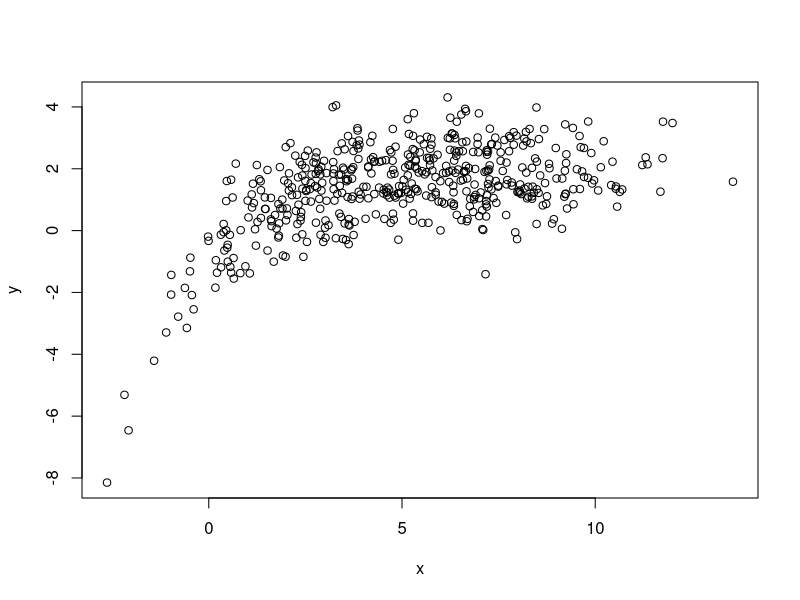
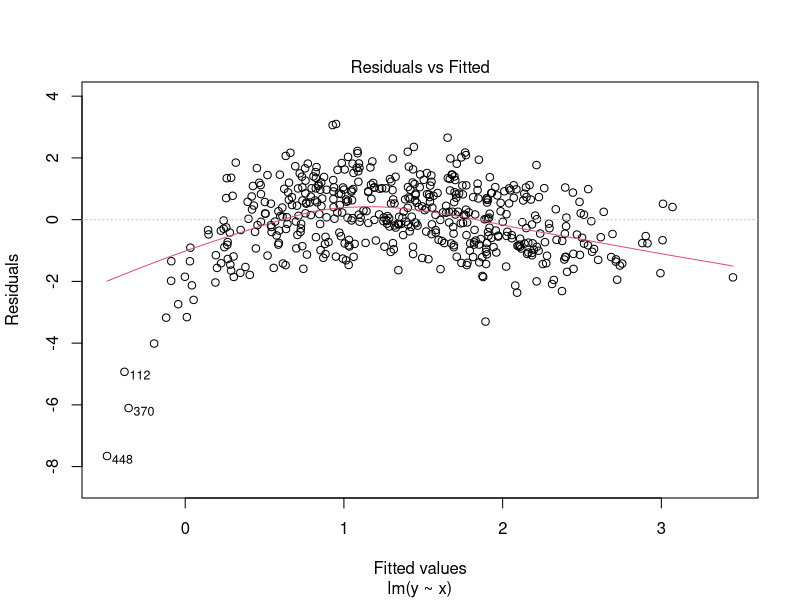
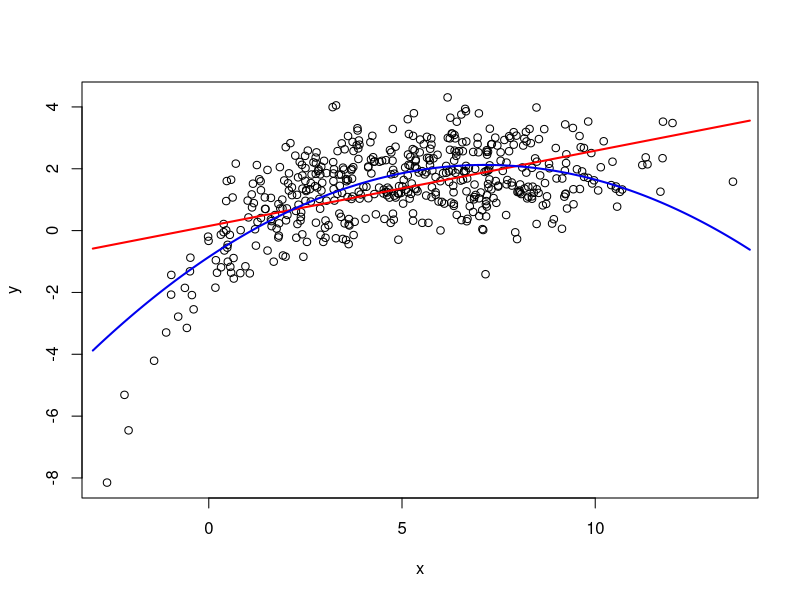
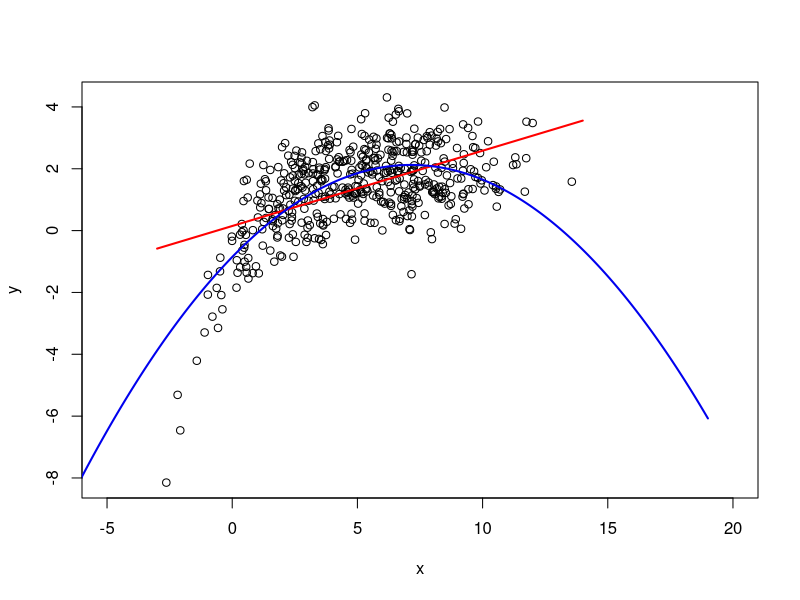
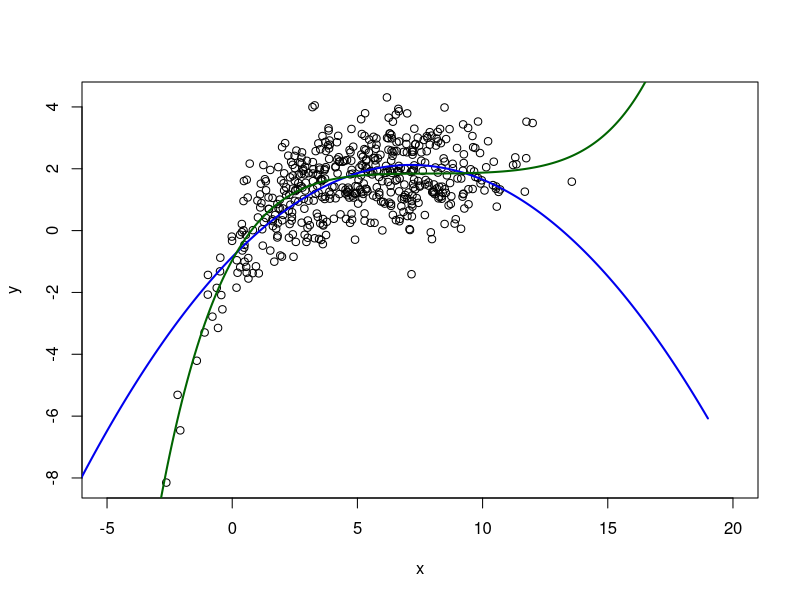
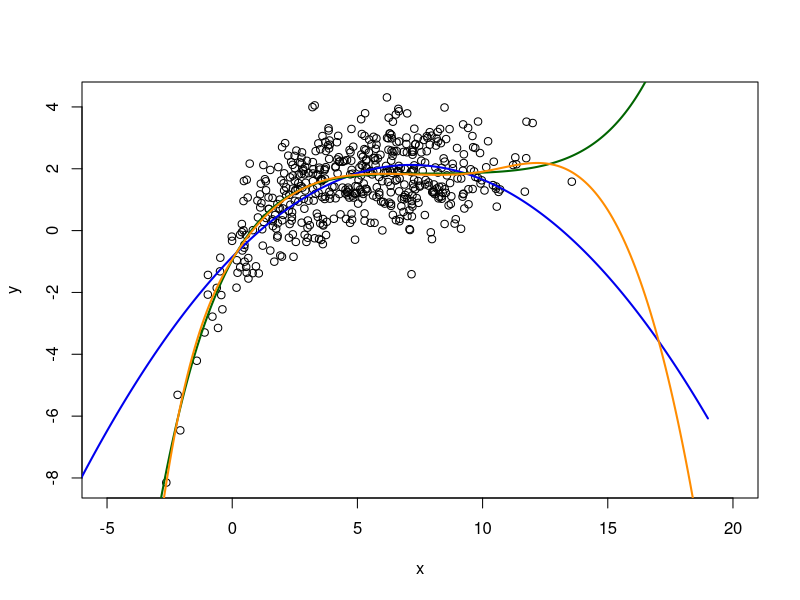
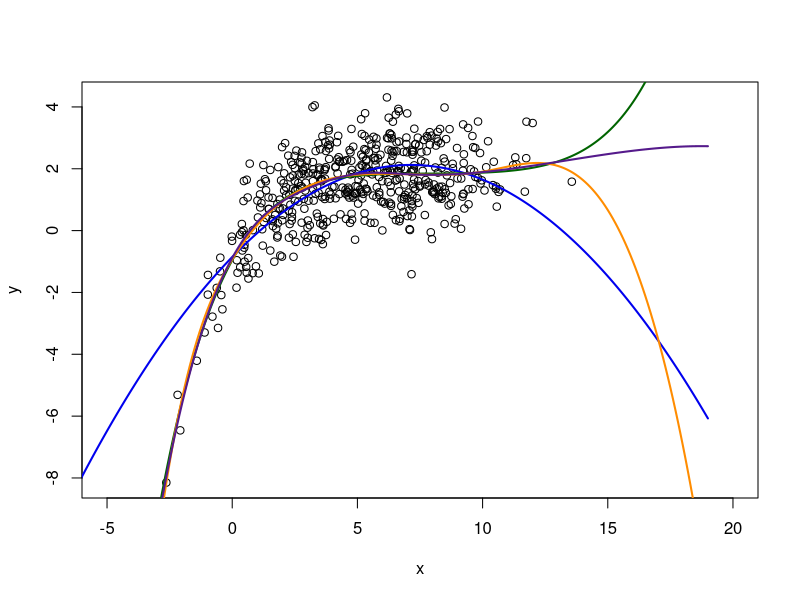
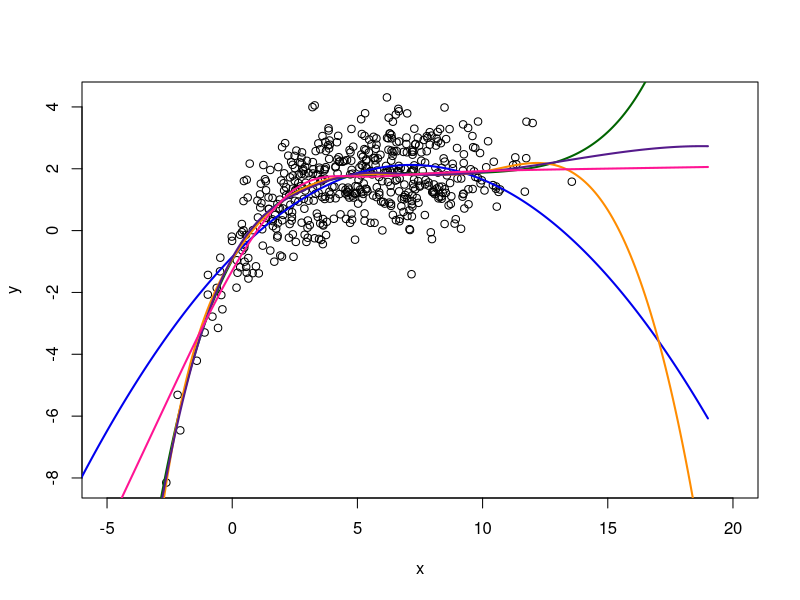

Generate these figures, in order, with R:
## ---- chunk 1
#| label: simulate data

set.seed(105)
x <- rnorm(500, mean = 5, sd = 3) # simulate from normal
epsilon <- rnorm(500, mean = 0, sd = 1)

beta0 <- 2
beta1 <- -3

y <- beta0 + beta1 * exp(-0.5*x) + epsilon

simdata <- data.frame(
  y, x
)

plot(y ~ x, data = simdata)
## ---- chunk 2
#| label: linear model

lm_linear <- lm(y ~ x, data = simdata)
plot(lm_linear, which = 1)
## ---- chunk 3
#| label: polynomial regression with quadratic term a
lm_quadratic_a <- lm(
  y ~ x + I(x^2),
  data = simdata
)
summary(lm_quadratic_a)
## ---- chunk 4
#| label: polynomial regression with quadratic term b
lm_quadratic_b <- lm(
  y ~ poly(x, 2),
  data = simdata
)
summary(lm_quadratic_b)
## ---- chunk 5
#| label: polynomial regression with quadratic term c
lm_quadratic_c <- lm(
  y ~ poly(x, 2, raw = TRUE),
  data = simdata
)
summary(lm_quadratic_c)
## ---- chunk 6
#| label: check correlations
cor(x, x^2)
cor(poly(x,2))
## ---- chunk 7
#| label: plot quadratic regression line

# floor rounds to integer below, ceiling rounds to integer above
xlims <- seq(floor(min(x)), ceiling(max(x)), by = 0.1)
new_x <- data.frame(
  x = xlims
)

lm_linear_predictions <- predict(
  lm_linear,
  newdata = new_x
)

lm_quadratic_predictions <- predict(
  lm_quadratic_b,
  newdata = new_x
)

plot(y ~ x, data = simdata) # original data to fit a model to
lines(xlims, lm_linear_predictions, col = "red", lwd = 2)
lines(xlims, lm_quadratic_predictions, col = "blue2", lwd = 2)
# lwd = 2 means make the line twice as thick as usual
## ---- chunk 8
#| label: absurd quadratic regression

xlims2 <- seq(floor(min(x)) - 5, ceiling(max(x)) + 5, by = 0.1)
new_x2 <- data.frame(x = xlims2)

lm_quadratic_predictions2 <- predict(
  lm_quadratic_b,
  newdata = new_x2
)

plot(y ~ x, data = simdata, xlim = c(-5, 20)) # original data to fit a model to
lines(xlims, lm_linear_predictions, col = "red", lwd = 2)
lines(xlims2, lm_quadratic_predictions2, col = "blue2", lwd = 2)

## ---- chunk 9
#| label: degree 5 polynomial

lm_quintic <- lm(
  y ~ poly(x, 5),
  data = simdata
)

lm_quintic_predictions <- predict(
  lm_quintic,
  newdata = new_x2
)

plot(y ~ x, data = simdata, xlim = c(-5, 20)) # original data to fit a model to
lines(xlims2, lm_quadratic_predictions2, col = "blue2", lwd = 2)
lines(xlims2, lm_quintic_predictions, col = "darkgreen", lwd = 2)

## ---- chunk 10
#| label: cubic splines with bs
library(splines)
spline_basis <- with(simdata,
                     bs(x, knots = c(0, 5, 10), intercept = TRUE))
# DO NOT COPY AND RUN THIS
#print(spline_basis)
# COPY AND RUN THIS INSTEAD
str(spline_basis)
## ---- chunk 11
#| label: lm with splines
lm_splines <- lm(
  y ~ bs(x, knots = c(0, 5, 10)),
  data = simdata
)
summary(lm_splines)
## ---- chunk 12
#| label: plot splines vs polynomial

lm_splines_predictions <- predict(
  lm_splines,
  newdata = new_x2
)

plot(y ~ x, data = simdata, xlim = c(-5, 20)) # original data to fit a model to
lines(xlims2, lm_quadratic_predictions2, col = "blue2", lwd = 2)
lines(xlims2, lm_quintic_predictions, col = "darkgreen", lwd = 2)
lines(xlims2, lm_splines_predictions, col = "darkorange", lwd = 2)

## ---- chunk 13
#| label: splines with a single number for knots
bad_spline_basis <- with( simdata,
                          bs(x, knots = 3)
)
str(bad_spline_basis)
## ---- chunk 14
#| label: correctly specified splines
good_spline_basis <- with(simdata,
                          bs(x, df = 6)) # for 3 knots with intercept = FALSE
str(good_spline_basis)
## ---- chunk 15
#| label: check knots for 2a
good_spline_basis2 <- with(simdata,
                           bs(x, df = 7, intercept = TRUE))
# Need extra df because intercept = TRUE
str(good_spline_basis2)
## ---- chunk 16
#| label: check knots for 2b

## ---- chunk 17
#| label: knots with quantiles

K <- 5 # K = number of knots
quantile_spline_basis <- with(simdata,
                              bs(x, knots = quantile(x, 
                              seq(
                                1/(K+1),
                                K/(K+1),
                                by = 1/(K+1)
                              ))))
#str(quantile_spline_basis)
five_knot_basis <- with(simdata, bs(x, df = 8))
str(five_knot_basis)
## ---- chunk 18
#| label: fit model with spline_basis2a

lm_3knots <- lm(y ~ bs(x, df = 6),
                data = simdata)

lm_3knots_predictions <- predict(lm_3knots, newdata = new_x2)

plot(y ~ x, data = simdata, xlim = c(-5, 20)) # original data to fit a model to
lines(xlims2, lm_quadratic_predictions2, col = "blue2", lwd = 2)
lines(xlims2, lm_quintic_predictions, col = "darkgreen", lwd = 2)
lines(xlims2, lm_splines_predictions, col = "darkorange", lwd = 2)
lines(xlims2, lm_3knots_predictions, col = "purple4", lwd = 2)
## ---- chunk 19
#| label: natural spline basis

natural_spline_basis <- with(
  simdata,
  ns(x, df = 4)
)
#we have two boundary knots but gave back 4 degrees of freedom
#so with 6 df for bs() we have 4 df for ns()
str(natural_spline_basis)
## ---- chunk 20
#| label: predict with ns

lm_natural_splines <- lm(
  y~ ns(x, 4),
  data = simdata
)

lm_ns_predictions <- predict(
  lm_natural_splines,
  newdata = new_x2
)
plot(y ~ x, data = simdata, xlim = c(-5, 20)) # original data to fit a model to
lines(xlims2, lm_quadratic_predictions2, col = "blue2", lwd = 2)
lines(xlims2, lm_quintic_predictions, col = "darkgreen", lwd = 2)
lines(xlims2, lm_splines_predictions, col = "darkorange", lwd = 2)
lines(xlims2, lm_3knots_predictions, col = "purple4", lwd = 2)
lines(xlims2, lm_ns_predictions, col = "deeppink", lwd = 2)
## ---- chunk 21
#| label: ns with pre-specified knots
natural_spline_basis2 <- with(simdata,
                              ns(x, knots = c(0,5,10))
                              )
str(natural_spline_basis2)
